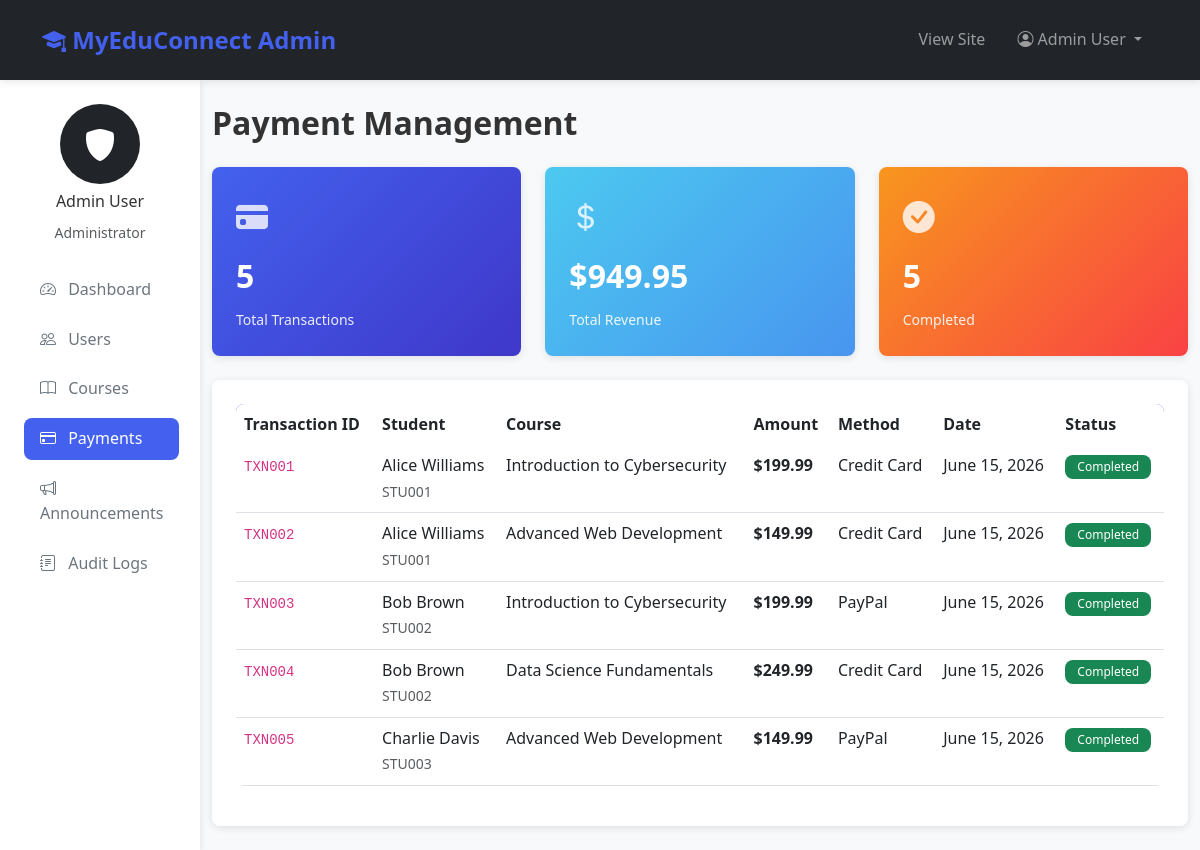
/admin/payments.php (signed in), run on the app's committed database.
### tables this page shows
CREATE TABLE users (
    user_id INT AUTO_INCREMENT PRIMARY KEY,
    email VARCHAR(255) UNIQUE NOT NULL,
    password VARCHAR(255) NOT NULL,
    first_name VARCHAR(100) NOT NULL,
    last_name VARCHAR(100) NOT NULL,
    phone VARCHAR(20),
    address TEXT,
    profile_picture VARCHAR(255),
    role ENUM('student', 'teacher', 'admin') NOT NULL,
    status ENUM('active', 'inactive', 'suspended') DEFAULT 'active',
    created_at TIMESTAMP DEFAULT CURRENT_TIMESTAMP,
    updated_at TIMESTAMP DEFAULT CURRENT_TIMESTAMP ON UPDATE CURRENT_TIMESTAMP,
    last_login TIMESTAMP NULL,
    INDEX idx_email (email),
    INDEX idx_role (role),
    INDEX idx_status (status)
);

CREATE TABLE payments (
    payment_id INT AUTO_INCREMENT PRIMARY KEY,
    student_id INT NOT NULL,
    course_id INT,
    amount DECIMAL(10, 2) NOT NULL,
    payment_method VARCHAR(50),
    transaction_id VARCHAR(255) UNIQUE,
    status ENUM('pending', 'completed', 'failed', 'refunded') DEFAULT 'pending',
    payment_date TIMESTAMP DEFAULT CURRENT_TIMESTAMP,
    FOREIGN KEY (student_id) REFERENCES students(student_id) ON DELETE CASCADE,
    FOREIGN KEY (course_id) REFERENCES courses(course_id) ON DELETE SET NULL,
    INDEX idx_student (student_id),
    INDEX idx_course (course_id),
    INDEX idx_status (status),
    INDEX idx_transaction_id (transaction_id)
);

CREATE TABLE students (
    student_id INT AUTO_INCREMENT PRIMARY KEY,
    user_id INT UNIQUE NOT NULL,
    student_id_number VARCHAR(50) UNIQUE NOT NULL,
    date_of_birth DATE,
    grade_level VARCHAR(50),
    parent_name VARCHAR(100),
    parent_email VARCHAR(255),
    parent_phone VARCHAR(20),
    enrollment_date DATE DEFAULT (CURRENT_DATE),
    FOREIGN KEY (user_id) REFERENCES users(user_id) ON DELETE CASCADE,
    INDEX idx_student_id_number (student_id_number)
);

CREATE TABLE courses (
    course_id INT AUTO_INCREMENT PRIMARY KEY,
    title VARCHAR(255) NOT NULL,
    description TEXT,
    instructor_id INT NOT NULL,
    category VARCHAR(100),
    thumbnail VARCHAR(255),
    price DECIMAL(10, 2) DEFAULT 0.00,
    duration_weeks INT DEFAULT 8,
    max_students INT DEFAULT 50,
    enrollment_count INT DEFAULT 0,
    status ENUM('draft', 'published', 'archived') DEFAULT 'draft',
    created_at TIMESTAMP DEFAULT CURRENT_TIMESTAMP,
    updated_at TIMESTAMP DEFAULT CURRENT_TIMESTAMP ON UPDATE CURRENT_TIMESTAMP,
    FOREIGN KEY (instructor_id) REFERENCES teachers(teacher_id) ON DELETE CASCADE,
    INDEX idx_instructor (instructor_id),
    INDEX idx_category (category),
    INDEX idx_status (status),
    INDEX idx_title (title)
);

### config/database.php (called while the page is built, shortened)
<?php
class Database {
    private static $instance = null;
    private $connection;
    private function __construct() {
        try {
            $dsn = "mysql:host=" . DB_HOST . ";dbname=" . DB_NAME . ";charset=" . DB_CHARSET;
            $options = [
                PDO::ATTR_ERRMODE => PDO::ERRMODE_EXCEPTION,
                PDO::ATTR_DEFAULT_FETCH_MODE => PDO::FETCH_ASSOC,
                PDO::ATTR_EMULATE_PREPARES => false,
                PDO::ATTR_PERSISTENT => false
            ];
            $this->connection = new PDO($dsn, DB_USER, DB_PASS, $options);
        } catch (PDOException $e) {
            die("Database Connection Failed: " . $e->getMessage());
        }
    }
    public static function getInstance() {
        if (self::$instance === null) {
            self::$instance = new self();
        }
        return self::$instance;
    }
    public function getConnection() {
        return $this->connection;
    }
}
function dbSelect($query, $params = []) {
    $db = Database::getInstance()->getConnection();
    $stmt = $db->prepare($query);
    $stmt->execute($params);
    return $stmt->fetchAll();
}
function dbSelectOne($query, $params = []) {
    $db = Database::getInstance()->getConnection();
    $stmt = $db->prepare($query);
    $stmt->execute($params);
    return $stmt->fetch();
}

### includes/functions.php (called while the page is built, shortened)
<?php
require_once __DIR__ . '/../config/database.php';
function formatDate($date, $format = 'F j, Y') {
    return date($format, strtotime($date));
}
function formatCurrency($amount) {
    return '$' . number_format($amount, 2);
}
function getAdminByUserId($userId) {
    $query = "SELECT a.*, u.* FROM admins a JOIN users u ON a.user_id = u.user_id WHERE a.user_id = ?";
    return dbSelectOne($query, [$userId]);
}

### admin/payments.php (the view, shortened to what this page needs)
<?php
require_once '../includes/functions.php';
$admin = getAdminByUserId(getCurrentUserId());
$payments = dbSelect("SELECT p.*, c.title as course_title, s.student_id_number, u.first_name, u.last_name
                    FROM payments p
                    LEFT JOIN courses c ON p.course_id = c.course_id
                    LEFT JOIN students s ON p.student_id = s.student_id
                    LEFT JOIN users u ON s.user_id = u.user_id
                    ORDER BY p.payment_date DESC");
$totalRevenue = array_sum(array_column($payments, 'amount'));
$completedPayments = count(array_filter($payments, function($p) { return $p['status'] === 'completed'; }));
?>
<!DOCTYPE html>
<html lang="en">
<head>
    <link href="https://cdn.jsdelivr.net/npm/bootstrap@5.3.0/dist/css/bootstrap.min.css" rel="stylesheet">
    <link href="https://cdn.jsdelivr.net/npm/bootstrap-icons@1.10.0/font/bootstrap-icons.css" rel="stylesheet">
    <link href="<?php echo APP_URL; ?>/assets/css/style.css" rel="stylesheet">
</head>
<body>
    <nav class="navbar navbar-expand-lg navbar-dark bg-dark sticky-top">
        <div class="container">
            <a class="navbar-brand" href="<?php echo APP_URL; ?>">
                <i class="bi bi-mortarboard-fill"></i> <?php echo APP_NAME; ?> Admin
            </a>
            <div class="collapse navbar-collapse" id="navbarNav">
                <ul class="navbar-nav ms-auto">
                    <li class="nav-item">
                        <a class="nav-link" href="<?php echo APP_URL; ?>">View Site</a>
                    </li>
                    <li class="nav-item dropdown">
                        <a class="nav-link dropdown-toggle" href="#" id="navbarDropdown" role="button" data-bs-toggle="dropdown">
                            <i class="bi bi-person-circle"></i> <?php echo htmlspecialchars($_SESSION['user_name']); ?>
                        </a>
                    </li>
                </ul>
            </div>
        </div>
    </nav>
    <div class="container-fluid">
        <div class="row">
            <div class="col-md-3 col-lg-2 sidebar">
                <div class="mb-4">
                    <div class="text-center mb-3">
                        <div style="width: 80px; height: 80px; background: var(--dark-color); border-radius: 50%; margin: 0 auto; display: flex; align-items: center; justify-content: center; color: white; font-size: 2rem;">
                            <i class="bi bi-shield-fill"></i>
                        </div>
                        <h6 class="mt-2"><?php echo htmlspecialchars($admin['first_name'] . ' ' . $admin['last_name']); ?></h6>
                        <small class="text-muted">Administrator</small>
                    </div>
                </div>
                <nav class="nav flex-column">
                    <a class="nav-link" href="dashboard.php">
                        <i class="bi bi-speedometer2"></i> Dashboard
                    </a>
                    <a class="nav-link" href="users.php">
                        <i class="bi bi-people"></i> Users
                    </a>
                    <a class="nav-link" href="courses.php">
                        <i class="bi bi-book"></i> Courses
                    </a>
                    <a class="nav-link active" href="payments.php">
                        <i class="bi bi-credit-card"></i> Payments
                    </a>
                    <a class="nav-link" href="announcements.php">
                        <i class="bi bi-megaphone"></i> Announcements
                    </a>
                    <a class="nav-link" href="audit-logs.php">
                        <i class="bi bi-journal-text"></i> Audit Logs
                    </a>
                </nav>
            </div>
            <div class="col-md-9 col-lg-10 py-4">
                <h2 class="fw-bold mb-4">Payment Management</h2>
                <div class="row g-4 mb-4">
                    <div class="col-md-4">
                        <div class="stat-card">
                            <div class="stat-icon"><i class="bi bi-credit-card-fill"></i></div>
                            <div class="stat-value"><?php echo count($payments); ?></div>
                            <div class="stat-label">Total Transactions</div>
                        </div>
                    </div>
                    <div class="col-md-4">
                        <div class="stat-card success">
                            <div class="stat-icon"><i class="bi bi-currency-dollar"></i></div>
                            <div class="stat-value"><?php echo formatCurrency($totalRevenue); ?></div>
                            <div class="stat-label">Total Revenue</div>
                        </div>
                    </div>
                    <div class="col-md-4">
                        <div class="stat-card warning">
                            <div class="stat-icon"><i class="bi bi-check-circle-fill"></i></div>
                            <div class="stat-value"><?php echo $completedPayments; ?></div>
                            <div class="stat-label">Completed</div>
                        </div>
                    </div>
                </div>
                <div class="card">
                    <div class="card-body">
                        <?php if (!empty($payments)): ?>
                            <div class="table-responsive">
                                <table class="table table-hover">
                                    <thead>
                                        <tr>
                                            <th>Transaction ID</th>
                                            <th>Student</th>
                                            <th>Course</th>
                                            <th>Amount</th>
                                            <th>Method</th>
                                            <th>Date</th>
                                            <th>Status</th>
                                        </tr>
                                    </thead>
                                    <tbody>
                                        <?php foreach ($payments as $payment): ?>
                                            <tr>
                                                <td><code><?php echo htmlspecialchars($payment['transaction_id']); ?></code></td>
                                                <td>
                                                    <?php echo htmlspecialchars($payment['first_name'] . ' ' . $payment['last_name']); ?>
                                                    <br><small class="text-muted"><?php echo htmlspecialchars($payment['student_id_number']); ?></small>
                                                </td>
                                                <td><?php echo htmlspecialchars($payment['course_title'] ?? 'N/A'); ?></td>
                                                <td><strong><?php echo formatCurrency($payment['amount']); ?></strong></td>
                                                <td><?php echo htmlspecialchars($payment['payment_method'] ?? 'N/A'); ?></td>
                                                <td><?php echo formatDate($payment['payment_date']); ?></td>
                                                <td>
                                                    <span class="badge bg-<?php echo $payment['status'] === 'completed' ? 'success' : ($payment['status'] === 'pending' ? 'warning' : 'danger'); ?>">
                                                        <?php echo ucfirst($payment['status']); ?>
                                                    </span>
                                                </td>
                                            </tr>
                                        <?php endforeach; ?>
                                    </tbody>
                                </table>
                            </div>
                        <?php endif; ?>
                    </div>
                </div>
            </div>
        </div>
    </div>
</body>
</html>

### assets/css/style.css (style rules this page uses)
:root { --primary-color: #4361ee; --secondary-color: #3f37c9; --success-color: #4cc9f0; --danger-color: #f72585; --warning-color: #f8961e; --info-color: #4cc9f0; --light-color: #f8f9fa; --dark-color: #212529; --gray-color: #6c757d; --border-radius: 8px; --box-shadow: 0 2px 8px rgba(0, 0, 0, 0.1); --transition: all 0.3s ease; }
body { font-family: 'Segoe UI', Tahoma, Geneva, Verdana, sans-serif; line-height: 1.6; color: #333; background-color: #f8f9fa; }
a { color: var(--primary-color); text-decoration: none; transition: var(--transition); }
.navbar { box-shadow: var(--box-shadow); padding: 1rem 0; }
.navbar-brand { font-weight: 700; font-size: 1.5rem; color: var(--primary-color) !important; }
.nav-link { font-weight: 500; padding: 0.5rem 1rem !important; border-radius: var(--border-radius); }
.card { border: none; border-radius: var(--border-radius); box-shadow: var(--box-shadow); transition: var(--transition); overflow: hidden; }
.card-body { padding: 1.5rem; }
.table { border-radius: var(--border-radius); overflow: hidden; }
.table thead { background-color: var(--primary-color); color: white; }
.table thead th { border: none; font-weight: 600; }
.table tbody tr { transition: var(--transition); }
.sidebar { background-color: white; box-shadow: var(--box-shadow); min-height: calc(100vh - 56px); padding: 1.5rem; }
.sidebar .nav-link { color: var(--gray-color); padding: 0.75rem 1rem; margin-bottom: 0.5rem; border-radius: var(--border-radius); }
.sidebar .nav-link:hover, .sidebar .nav-link.active { background-color: var(--primary-color); color: white; }
.sidebar .nav-link i { margin-right: 0.5rem; }
.stat-card { background: linear-gradient(135deg, var(--primary-color) 0%, var(--secondary-color) 100%); color: white; padding: 1.5rem; border-radius: var(--border-radius); box-shadow: var(--box-shadow); }
.stat-card .stat-icon { font-size: 2rem; opacity: 0.8; }
.stat-card .stat-value { font-size: 2rem; font-weight: 700; margin: 0.5rem 0; }
.stat-card .stat-label { font-size: 0.875rem; opacity: 0.9; }
.stat-card.success { background: linear-gradient(135deg, #4cc9f0 0%, #4895ef 100%); }
.stat-card.warning { background: linear-gradient(135deg, #f8961e 0%, #f94144 100%); }
.badge { padding: 0.375rem 0.75rem; border-radius: var(--border-radius); font-weight: 500; }

### data on the page
payments: transaction "TXN001", users.first_name+last_name "Alice Williams", student.student_id_number "STU001", course.title "Introduction to Cybersecurity", amount "$199.99", payment_method "Credit Card", payment_date "June 15, 2026", status "Completed"
payments: transaction "TXN002", users.first_name+last_name "Alice Williams", student.student_id_number "STU001", course.title "Advanced Web Development", amount "$149.99", payment_method "Credit Card", payment_date "June 15, 2026", status "Completed"
payments: transaction "TXN003", users.first_name+last_name "Bob Brown", student.student_id_number "STU002", course.title "Introduction to Cybersecurity", amount "$199.99", payment_method "PayPal", payment_date "June 15, 2026", status "Completed"
payments: transaction "TXN004", users.first_name+last_name "Bob Brown", student.student_id_number "STU002", course.title "Data Science Fundamentals", amount "$249.99", payment_method "Credit Card", payment_date "June 15, 2026", status "Completed"
payments: transaction "TXN005", users.first_name+last_name "Charlie Davis", student.student_id_number "STU003", course.title "Advanced Web Development", amount "$149.99", payment_method "PayPal", payment_date "June 15, 2026", status "Completed"

### other printed values
APP_NAME "MyEduConnect"
$_SESSION['user_name'] "Admin User"
$admin['first_name'] . ' ' . $admin['last_name'] "Admin User"
count($payments) "5"
formatCurrency($totalRevenue) "$949.95"
$completedPayments "5"
